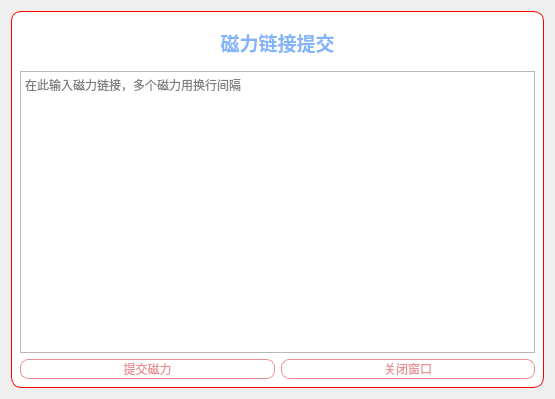
<?xml version="1.0" encoding="UTF-8"?>
<ui version="4.0">
 <class>MagnetDialog</class>
 <widget class="QDialog" name="MagnetDialog">
  <property name="geometry">
   <rect>
    <x>0</x>
    <y>0</y>
    <width>555</width>
    <height>399</height>
   </rect>
  </property>
  <property name="windowTitle">
   <string>提交磁力链接</string>
  </property>
  <layout class="QVBoxLayout" name="verticalLayout_2">
   <item>
    <widget class="QWidget" name="widget" native="true">
     <property name="styleSheet">
      <string notr="true">#widget {
    background-color: white;
border:1px solid red;
    border-radius: 10px;
}</string>
     </property>
     <layout class="QVBoxLayout" name="verticalLayout_3">
      <item>
       <layout class="QVBoxLayout" name="verticalLayout">
        <item>
         <widget class="QLabel" name="label">
          <property name="font">
           <font>
            <pointsize>14</pointsize>
            <weight>75</weight>
            <italic>false</italic>
            <bold>true</bold>
           </font>
          </property>
          <property name="styleSheet">
           <string notr="true">QLabel{
	color: rgb(131,179,249);
font: '新宋体';
font-weight:bold;
padding-top:8px;
padding-bottom:8px;
}
</string>
          </property>
          <property name="text">
           <string>磁力链接提交</string>
          </property>
          <property name="alignment">
           <set>Qt::AlignCenter</set>
          </property>
         </widget>
        </item>
        <item>
         <widget class="QTextEdit" name="magnettextEdit">
          <property name="lineWrapMode">
           <enum>QTextEdit::NoWrap</enum>
          </property>
          <property name="html">
           <string>&lt;!DOCTYPE HTML PUBLIC &quot;-//W3C//DTD HTML 4.0//EN&quot; &quot;http://www.w3.org/TR/REC-html40/strict.dtd&quot;&gt;
&lt;html&gt;&lt;head&gt;&lt;meta name=&quot;qrichtext&quot; content=&quot;1&quot; /&gt;&lt;style type=&quot;text/css&quot;&gt;
p, li { white-space: pre-wrap; }
&lt;/style&gt;&lt;/head&gt;&lt;body style=&quot; font-family:'SimSun'; font-size:9pt; font-weight:400; font-style:normal;&quot;&gt;
&lt;p style=&quot;-qt-paragraph-type:empty; margin-top:0px; margin-bottom:0px; margin-left:0px; margin-right:0px; -qt-block-indent:0; text-indent:0px; font-family:'SimSun';&quot;&gt;&lt;br /&gt;&lt;/p&gt;&lt;/body&gt;&lt;/html&gt;</string>
          </property>
          <property name="placeholderText">
           <string>在此输入磁力链接，多个磁力用换行间隔</string>
          </property>
         </widget>
        </item>
        <item>
         <layout class="QHBoxLayout" name="horizontalLayout">
          <item>
           <widget class="QPushButton" name="magnetpushButton">
            <property name="styleSheet">
             <string notr="true">QPushButton:!hover{
		border:1px solid rgb(234,144,146);
	color: rgb(234,144,146);
	font: 75 12pt &quot;微软雅黑&quot;;
border-radius:8px;
	
}

QPushButton:hover{

	border:1px solid rgb(234,144,146);
	background-color:#faefef;
	color: rgb(234,144,146);
	font: 75 12pt &quot;微软雅黑&quot;;
border-radius:8px;

}</string>
            </property>
            <property name="text">
             <string>提交磁力</string>
            </property>
           </widget>
          </item>
          <item>
           <widget class="QPushButton" name="cloeseButton">
            <property name="styleSheet">
             <string notr="true">QPushButton:!hover{
		border:1px solid rgb(234,144,146);
	color: rgb(234,144,146);
	font: 75 12pt &quot;微软雅黑&quot;;
border-radius:8px;
	
}

QPushButton:hover{

	border:1px solid rgb(234,144,146);
	background-color:#faefef;
	color: rgb(234,144,146);
	font: 75 12pt &quot;微软雅黑&quot;;
border-radius:8px;

}</string>
            </property>
            <property name="text">
             <string>关闭窗口</string>
            </property>
           </widget>
          </item>
         </layout>
        </item>
       </layout>
      </item>
     </layout>
    </widget>
   </item>
  </layout>
 </widget>
 <resources/>
 <connections/>
</ui>
